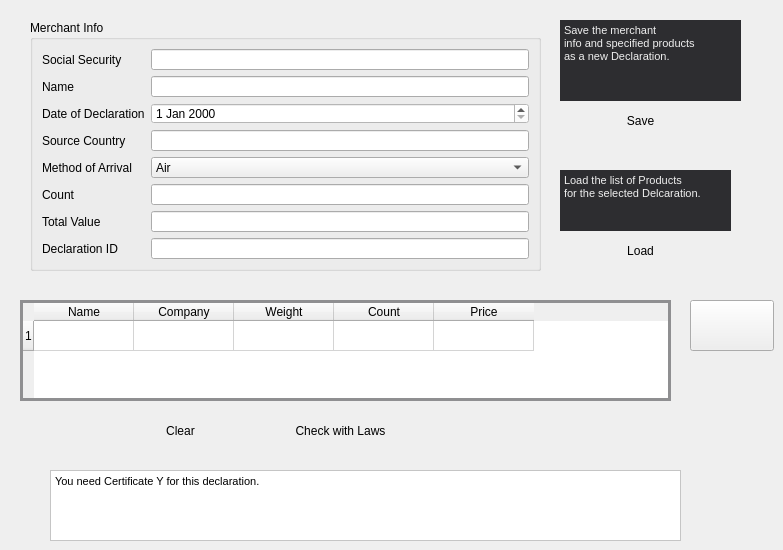
    <widget class="QWidget" name="tab">
     <attribute name="title">
      <string>Declaration</string>
     </attribute>
     <widget class="QGroupBox" name="groupBox">
      <property name="geometry">
       <rect>
        <x>30</x>
        <y>20</y>
        <width>511</width>
        <height>251</height>
       </rect>
      </property>
      <property name="styleSheet">
       <string notr="true"/>
      </property>
      <property name="title">
       <string>Merchant Info</string>
      </property>
      <layout class="QFormLayout" name="formLayout_2">
       <property name="fieldGrowthPolicy">
        <enum>QFormLayout::AllNonFixedFieldsGrow</enum>
       </property>
       <item row="0" column="0">
        <widget class="QLabel" name="label">
         <property name="styleSheet">
          <string notr="true">background-color: rgba(0, 255, 127, 0);</string>
         </property>
         <property name="text">
          <string>Social Security </string>
         </property>
        </widget>
       </item>
       <item row="0" column="1">
        <widget class="QLineEdit" name="lineEdit">
         <property name="styleSheet">
          <string notr="true"/>
         </property>
        </widget>
       </item>
       <item row="1" column="0">
        <widget class="QLabel" name="label_2">
         <property name="styleSheet">
          <string notr="true">background-color: rgba(0, 255, 127, 0);</string>
         </property>
         <property name="text">
          <string>Name</string>
         </property>
        </widget>
       </item>
       <item row="1" column="1">
        <widget class="QLineEdit" name="lineEdit_2">
         <property name="styleSheet">
          <string notr="true"/>
         </property>
        </widget>
       </item>
       <item row="2" column="0">
        <widget class="QLabel" name="label_3">
         <property name="styleSheet">
          <string notr="true">background-color: rgba(0, 255, 127, 0);</string>
         </property>
         <property name="text">
          <string>Date of Declaration</string>
         </property>
        </widget>
       </item>
       <item row="2" column="1">
        <widget class="QDateEdit" name="dateEdit">
         <property name="styleSheet">
          <string notr="true">background-color: rgb(255, 255, 255);
color: rgb(0, 0, 0);</string>
         </property>
        </widget>
       </item>
       <item row="3" column="0">
        <widget class="QLabel" name="label_5">
         <property name="styleSheet">
          <string notr="true">background-color: rgba(0, 255, 127, 0);</string>
         </property>
         <property name="text">
          <string>Source Country</string>
         </property>
        </widget>
       </item>
       <item row="3" column="1">
        <widget class="QLineEdit" name="lineEdit_5">
         <property name="styleSheet">
          <string notr="true"/>
         </property>
        </widget>
       </item>
       <item row="4" column="0">
        <widget class="QLabel" name="label_6">
         <property name="styleSheet">
          <string notr="true">background-color: rgba(0, 255, 127, 0);</string>
         </property>
         <property name="text">
          <string>Method of Arrival</string>
         </property>
        </widget>
       </item>
       <item row="4" column="1">
        <widget class="QComboBox" name="comboBox">
         <property name="styleSheet">
          <string notr="true"/>
         </property>
         <item>
          <property name="text">
           <string>Air</string>
          </property>
         </item>
         <item>
          <property name="text">
           <string>Sea</string>
          </property>
         </item>
         <item>
          <property name="text">
           <string>Land</string>
          </property>
         </item>
        </widget>
       </item>
       <item row="5" column="0">
        <widget class="QLabel" name="label_40">
         <property name="text">
          <string>Count</string>
         </property>
        </widget>
       </item>
       <item row="5" column="1">
        <widget class="QLineEdit" name="lineEdit_11"/>
       </item>
       <item row="6" column="0">
        <widget class="QLabel" name="label_4">
         <property name="text">
          <string>Total Value</string>
         </property>
        </widget>
       </item>
       <item row="6" column="1">
        <widget class="QLineEdit" name="lineEdit_4">
         <property name="readOnly">
          <bool>true</bool>
         </property>
        </widget>
       </item>
       <item row="7" column="0">
        <widget class="QLabel" name="label_41">
         <property name="text">
          <string>Declaration ID</string>
         </property>
        </widget>
       </item>
       <item row="7" column="1">
        <layout class="QHBoxLayout" name="horizontalLayout">
         <item>
          <widget class="QLineEdit" name="lineEdit_12"/>
         </item>
        </layout>
       </item>
      </layout>
     </widget>
     <widget class="QPushButton" name="pushButton">
      <property name="enabled">
       <bool>true</bool>
      </property>
      <property name="geometry">
       <rect>
        <x>280</x>
        <y>410</y>
        <width>121</width>
        <height>41</height>
       </rect>
      </property>
      <property name="styleSheet">
       <string notr="true">border-radius : 16px;</string>
      </property>
      <property name="text">
       <string>Check with Laws</string>
      </property>
     </widget>
     <widget class="QTextEdit" name="textEdit">
      <property name="geometry">
       <rect>
        <x>50</x>
        <y>470</y>
        <width>631</width>
        <height>71</height>
       </rect>
      </property>
      <property name="styleSheet">
       <string notr="true">background-color: rgb(255, 255, 255);
color: rgb(0, 0, 0);</string>
      </property>
      <property name="readOnly">
       <bool>true</bool>
      </property>
      <property name="html">
       <string>&lt;!DOCTYPE HTML PUBLIC &quot;-//W3C//DTD HTML 4.0//EN&quot; &quot;http://www.w3.org/TR/REC-html40/strict.dtd&quot;&gt;
&lt;html&gt;&lt;head&gt;&lt;meta name=&quot;qrichtext&quot; content=&quot;1&quot; /&gt;&lt;style type=&quot;text/css&quot;&gt;
p, li { white-space: pre-wrap; }
&lt;/style&gt;&lt;/head&gt;&lt;body style=&quot; font-family:'Segoe UI'; font-size:8pt; font-weight:400; font-style:normal;&quot;&gt;
&lt;p style=&quot; margin-top:0px; margin-bottom:0px; margin-left:0px; margin-right:0px; -qt-block-indent:0; text-indent:0px;&quot;&gt;You need Certificate Y for this declaration.&lt;/p&gt;&lt;/body&gt;&lt;/html&gt;</string>
      </property>
     </widget>
     <widget class="QTableWidget" name="tableWidget_2">
      <property name="geometry">
       <rect>
        <x>20</x>
        <y>300</y>
        <width>651</width>
        <height>101</height>
       </rect>
      </property>
      <property name="styleSheet">
       <string notr="true">QHeaderView::section{
    background-color: qlineargradient(x1: 0, y1: 0, x2: 0, y2: 1,
                                      stop: 0 #f6f7fa, stop: 1 #dadbde);
    color: rgb(0, 0, 0);
}

QTableView{
	background-color: rgb(255, 255, 255);
	color: rgb(0, 0, 0);
    border: 3px solid #8f8f91;
	selection-background-color: qlineargradient(spread:reflect, x1:0, y1:0, x2:1, y2:0, stop:0.0677966 rgba(11, 180, 26, 255), stop:0.79096 rgba(193, 193, 193, 255));
}

QTableView QTableCornerButton::section {
    background-color: qlineargradient(x1: 0, y1: 0, x2: 0, y2: 1,
                                      stop: 0 #f6f7fa, stop: 1 #dadbde);
    border: 2px ;
}


</string>
      </property>
      <property name="cornerButtonEnabled">
       <bool>false</bool>
      </property>
      <row>
       <property name="text">
        <string>1</string>
       </property>
      </row>
      <column>
       <property name="text">
        <string>Name</string>
       </property>
      </column>
      <column>
       <property name="text">
        <string>Company</string>
       </property>
      </column>
      <column>
       <property name="text">
        <string>Weight</string>
       </property>
      </column>
      <column>
       <property name="text">
        <string>Count</string>
       </property>
      </column>
      <column>
       <property name="text">
        <string>Price</string>
       </property>
      </column>
     </widget>
     <widget class="QPushButton" name="pushButton_20">
      <property name="geometry">
       <rect>
        <x>580</x>
        <y>100</y>
        <width>121</width>
        <height>41</height>
       </rect>
      </property>
      <property name="styleSheet">
       <string notr="true">border-radius : 16px;</string>
      </property>
      <property name="text">
       <string>Save</string>
      </property>
     </widget>
     <widget class="QPushButton" name="pushButton_21">
      <property name="geometry">
       <rect>
        <x>580</x>
        <y>230</y>
        <width>121</width>
        <height>41</height>
       </rect>
      </property>
      <property name="styleSheet">
       <string notr="true">border-radius : 16px;</string>
      </property>
      <property name="text">
       <string>Load</string>
      </property>
     </widget>
     <widget class="QPushButton" name="pushButton_22">
      <property name="geometry">
       <rect>
        <x>690</x>
        <y>300</y>
        <width>84</width>
        <height>51</height>
       </rect>
      </property>
      <property name="minimumSize">
       <size>
        <width>84</width>
        <height>0</height>
       </size>
      </property>
      <property name="styleSheet">
       <string notr="true">image: url(:/prototype/Resources/add.png);</string>
      </property>
      <property name="text">
       <string/>
      </property>
     </widget>
     <widget class="QTextEdit" name="textEdit_5">
      <property name="geometry">
       <rect>
        <x>560</x>
        <y>20</y>
        <width>181</width>
        <height>81</height>
       </rect>
      </property>
      <property name="styleSheet">
       <string notr="true">	background-color: rgb(45, 45, 48);
	color: rgb(239, 239, 239);
</string>
      </property>
      <property name="frameShape">
       <enum>QFrame::NoFrame</enum>
      </property>
      <property name="html">
       <string>&lt;!DOCTYPE HTML PUBLIC &quot;-//W3C//DTD HTML 4.0//EN&quot; &quot;http://www.w3.org/TR/REC-html40/strict.dtd&quot;&gt;
&lt;html&gt;&lt;head&gt;&lt;meta name=&quot;qrichtext&quot; content=&quot;1&quot; /&gt;&lt;style type=&quot;text/css&quot;&gt;
p, li { white-space: pre-wrap; }
&lt;/style&gt;&lt;/head&gt;&lt;body style=&quot; font-family:'Segoe UI'; font-size:8pt; font-weight:400; font-style:normal;&quot;&gt;
&lt;p style=&quot; margin-top:0px; margin-bottom:0px; margin-left:0px; margin-right:0px; -qt-block-indent:0; text-indent:0px;&quot;&gt;Save the merchant&lt;/p&gt;
&lt;p style=&quot; margin-top:0px; margin-bottom:0px; margin-left:0px; margin-right:0px; -qt-block-indent:0; text-indent:0px;&quot;&gt;info and specified products&lt;/p&gt;
&lt;p style=&quot; margin-top:0px; margin-bottom:0px; margin-left:0px; margin-right:0px; -qt-block-indent:0; text-indent:0px;&quot;&gt;as a new Declaration.&lt;/p&gt;
&lt;p style=&quot;-qt-paragraph-type:empty; margin-top:0px; margin-bottom:0px; margin-left:0px; margin-right:0px; -qt-block-indent:0; text-indent:0px;&quot;&gt;&lt;br /&gt;&lt;/p&gt;&lt;/body&gt;&lt;/html&gt;</string>
      </property>
     </widget>
     <widget class="QTextEdit" name="textEdit_6">
      <property name="geometry">
       <rect>
        <x>560</x>
        <y>170</y>
        <width>171</width>
        <height>61</height>
       </rect>
      </property>
      <property name="styleSheet">
       <string notr="true">	background-color: rgb(45, 45, 48);
	color: rgb(239, 239, 239);
</string>
      </property>
      <property name="frameShape">
       <enum>QFrame::NoFrame</enum>
      </property>
      <property name="html">
       <string>&lt;!DOCTYPE HTML PUBLIC &quot;-//W3C//DTD HTML 4.0//EN&quot; &quot;http://www.w3.org/TR/REC-html40/strict.dtd&quot;&gt;
&lt;html&gt;&lt;head&gt;&lt;meta name=&quot;qrichtext&quot; content=&quot;1&quot; /&gt;&lt;style type=&quot;text/css&quot;&gt;
p, li { white-space: pre-wrap; }
&lt;/style&gt;&lt;/head&gt;&lt;body style=&quot; font-family:'Segoe UI'; font-size:8pt; font-weight:400; font-style:normal;&quot;&gt;
&lt;p style=&quot; margin-top:0px; margin-bottom:0px; margin-left:0px; margin-right:0px; -qt-block-indent:0; text-indent:0px;&quot;&gt;Load the list of Products &lt;/p&gt;
&lt;p style=&quot; margin-top:0px; margin-bottom:0px; margin-left:0px; margin-right:0px; -qt-block-indent:0; text-indent:0px;&quot;&gt;for the selected Delcaration.&lt;/p&gt;&lt;/body&gt;&lt;/html&gt;</string>
      </property>
     </widget>
     <widget class="QPushButton" name="pushButton_11">
      <property name="enabled">
       <bool>true</bool>
      </property>
      <property name="geometry">
       <rect>
        <x>120</x>
        <y>410</y>
        <width>121</width>
        <height>41</height>
       </rect>
      </property>
      <property name="styleSheet">
       <string notr="true">border-radius : 16px;</string>
      </property>
      <property name="text">
       <string>Clear</string>
      </property>
     </widget>
    </widget>
